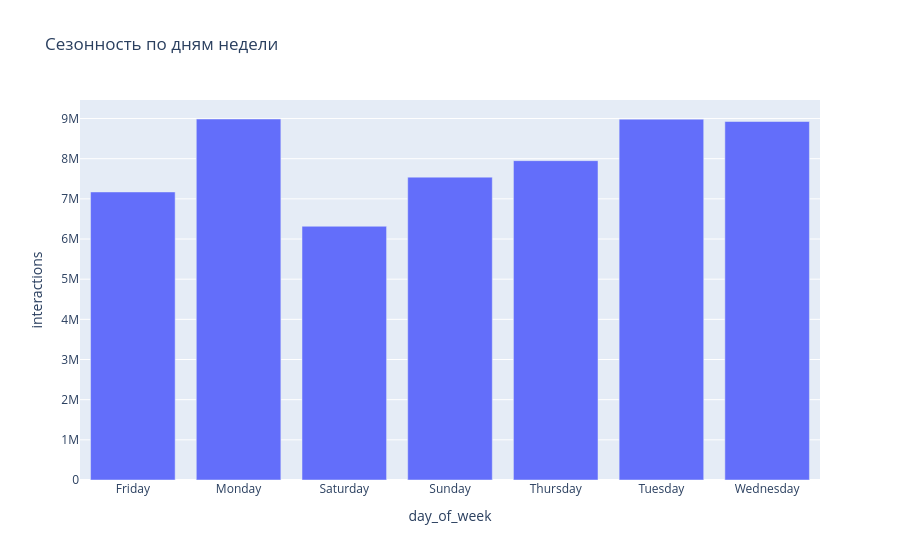

Write notebook code for a chart like this one.
### Code cell
import pandas as pd
import plotly.express as px

# Загружаем исходную таблицу
df = pd.read_parquet('/Users/polina-tru/Desktop/expedia_prepared.parquet', columns=[
    'date_time', 'cnt', 'is_booking'
])

# Преобразуем дату
df['date_time'] = pd.to_datetime(df['date_time'])
df['day_of_week'] = df['date_time'].dt.day_name()

# Агрегируем
weekday_aggr = df.groupby('day_of_week').agg({
    'cnt': 'sum',
    'is_booking': lambda x: sum(x * df.loc[x.index, 'cnt'])
}).reset_index()

weekday_aggr.columns = ['day_of_week', 'interactions', 'bookings']
weekday_aggr['booking_rate'] = weekday_aggr['bookings'] / weekday_aggr['interactions']

# Визуализация
fig = px.bar(weekday_aggr, x='day_of_week', y='interactions', title='Сезонность по дням недели')
fig.show()

### Figure 1 — Plotly figure (JSON) as saved in the notebook; plotly's stock layout.template omitted (floating-point values rounded to 4 significant figures)
{"data": [{"hovertemplate": "day_of_week=%{x}<br>interactions=%{y}<extra></extra>", "legendgroup": "", "marker": {"color": "#636efa", "pattern": {"shape": ""}}, "name": "", "orientation": "v", "showlegend": false, "textposition": "auto", "type": "bar", "x": ["Friday", "Monday", "Saturday", "Sunday", "Thursday", "Tuesday", "Wednesday"], "xaxis": "x", "y": [7171949, 8988330, 6317813, 7540935, 7950987, 8983566, 8925927], "yaxis": "y"}], "layout": {"barmode": "relative", "legend": {"tracegroupgap": 0}, "title": {"text": "Сезонность по дням недели"}, "xaxis": {"anchor": "y", "domain": [0, 1], "title": {"text": "day_of_week"}}, "yaxis": {"anchor": "x", "domain": [0, 1], "title": {"text": "interactions"}}}}
